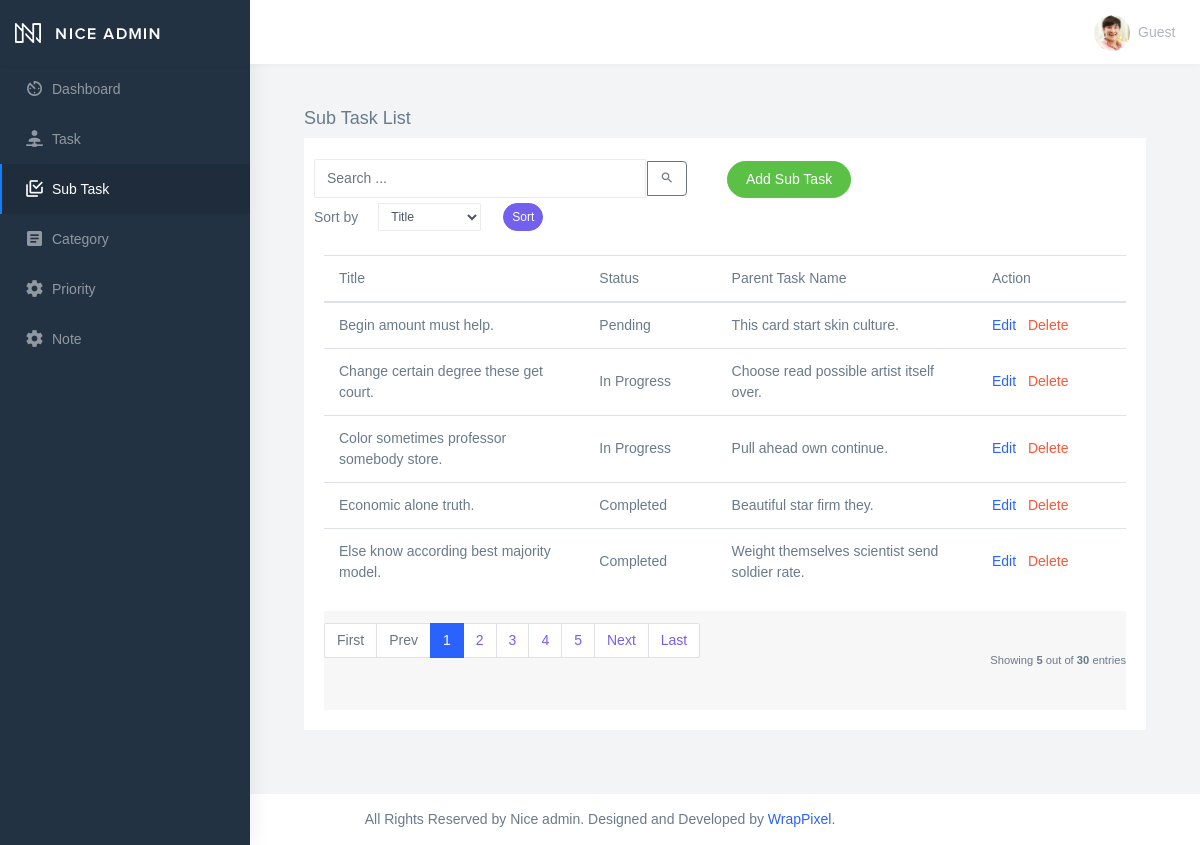
Screenshot of /subtask_list with the database file from the repository.
### to_do/models.py (models this page shows, shortened)
class BaseModel(models.Model):
    created_at = models.DateTimeField(auto_now_add=True, db_index=True)
    updated_at = models.DateTimeField(auto_now=True)
    class Meta:
        abstract = True

class SubTask(BaseModel):
    task = models.ForeignKey(Task, on_delete=models.CASCADE)
    title = models.CharField(max_length=200)
    status = models.CharField(
        max_length=50,
        choices=[
            ("Pending", "Pending"),
            ("In Progress", "In Progress"),
            ("Completed", "Completed"),
        ],
        default="Pending"
    )

class Task(BaseModel):
    title = models.CharField(max_length=200)
    description = models.TextField(blank=True)
    deadline = models.DateTimeField(null=True, blank=True)
    priority = models.ForeignKey(Priority, on_delete=models.CASCADE)
    category = models.ForeignKey(Category, on_delete=models.CASCADE)
    status = models.CharField(
        max_length=50,
        choices=[
            ("Pending", "Pending"),
            ("In Progress", "In Progress"),
            ("Completed", "Completed"),
        ],
        default="Pending"
    )

### to_do/views.py (the view)
# urls.py: path('subtask_list', SubTaskList.as_view(), name='subtask-list'),
class SubTaskList(ListView):
    model = SubTask
    context_object_name = 'subtask'
    template_name = 'subtask_list.html'
    paginate_by = 5
    def get_queryset(self):
        qs = super().get_queryset()
        query = self.request.GET.get('q')
        if query:
            qs = qs.filter(
                Q(title__icontains=query) |
                Q(status__icontains=query) |
                Q(task__title__icontains=query)
                )
        return qs
    def get_ordering(self):
        allowed = ["title", "status", "task__title"]
        sort_by = self.request.GET.get("sort_by")
        if sort_by in allowed:
            return sort_by
        return "title"

### templates/subtask_list.html (shortened to what this page needs)
{% extends 'base.html' %}
{% load static %}
{% block content %}
    <div class="content">
        <div class="container-fluid">
            <h4 class="page-title">Sub Task List</h4>
            <div class="row">
                <div class="col-md-12">
                    <div class="card">
                        <br />
                                <div class="col-md-12 row">
                                <div class="col-md-6">
                                    <form class="navbar-left navbar-form nav-search mr-md-3" action="{% url 'subtask-list' %}">
                                    <div class="input-group">
                                        <input type="text" placeholder="Search ..." class="form-control" name="q" />
                                        <div class="input-group-append">
                                            <button type="submit" class="btn btn-outline-secondary" style="border-radius: 0 4px 4px 0;">
                                                <i class="me-2 mdi mdi-magnify"></i>
                                            </button>
                                        </div>
                                    </div>
                                    </form>
                                </div>
                                <div class="col-md-6">
                                    <div class="pull-right">
                                    <a href="{% url 'subtask-add' %}" class="btn btn-success btn-rounded">Add Sub Task</a>
                                    </div>
                                </div>
                                </div>
                                <div class="col-md-12">
                                    <form method="get" class="row g-2 align-items-center">
                                    <div class="col-auto">
                                    <label for="smallSelect" class="col-form-label">Sort by</label>
                                    </div>
                                    <div class="col-auto">
                                    <select class="form-control form-control-sm" id="smallSelect" name="sort_by">
                                    <option value="title" {% if request.GET.sort_by == "title" %}selected{% endif %}>Title</option>
                                    </select>
                                    </div>
                                    <div class="col-auto">
                                    <button type="submit" class="btn btn-primary btn-sm btn-rounded">Sort</button>
                                    </div>
                                    </form>
                                </div>
                        <div class="card-body">
                            <table class="table table-hover">
                                <thead>
                                    <tr>
                                        <th scope="col">Title</th>
                                        <th scope="col">Status</th>
                                        <th scope="col">Parent Task Name</th>
                                        <th scope="col">Action</th>
                                    </tr>
                                </thead>
                                <tbody>
                                    {% for subtask in object_list %}
                                        <tr>
                                            <td>{{ subtask.title }}</td>
                                            <td>{{ subtask.status }}</td>
                                            <td>{{ subtask.task.title }}</td>
                                            <td>
                                                <a href="subtask_list/{{ subtask.id }}">Edit</a>
                                                <a href="subtask_list/{{ subtask.id }}/delete" class="text-danger mx-2">Delete</a>
                                            </td>
                                        </tr>
                                    {% endfor %}
                                </tbody>
                            </table>
                            {% include 'includes/pagination.html' %}
                        </div>
                    </div>
                </div>
            </div>
        </div>
    </div>
{% endblock %}

### static/assets/css/demo/custom.css (style rules this page uses)
.table td, .table th { white-space: normal !important; word-wrap: break-word; max-width: 200px; vertical-align: middle !important; padding: 12px 15px !important; }
.content { padding: 1.5rem; min-height: calc(100vh - 140px); }
.container-fluid { max-width: 1400px; margin: 0 auto; }
.card-body { padding: 1.25rem; }
.table td { overflow: hidden; text-overflow: ellipsis; max-height: 100px; }
.form-control { max-width: 100%; }
.btn { white-space: normal; word-wrap: break-word; margin: 2px; }

### rows the page displays
SubTask: title "Begin amount must help.", status "Pending", task "This card start skin culture."
SubTask: title "Change certain degree these get court.", status "In Progress", task "Choose read possible artist itself over."
SubTask: title "Color sometimes professor somebody store.", status "In Progress", task "Pull ahead own continue."
SubTask: title "Economic alone truth.", status "Completed", task "Beautiful star firm they."
SubTask: title "Else know according best majority model.", status "Completed", task "Weight themselves scientist send soldier rate."

### other values shown
{{ page_num }} "1"
{{ page_num }} "2" "3" "4" "5"
{{ object_list.count }} "5"
{{ paginator.count }} "30"
